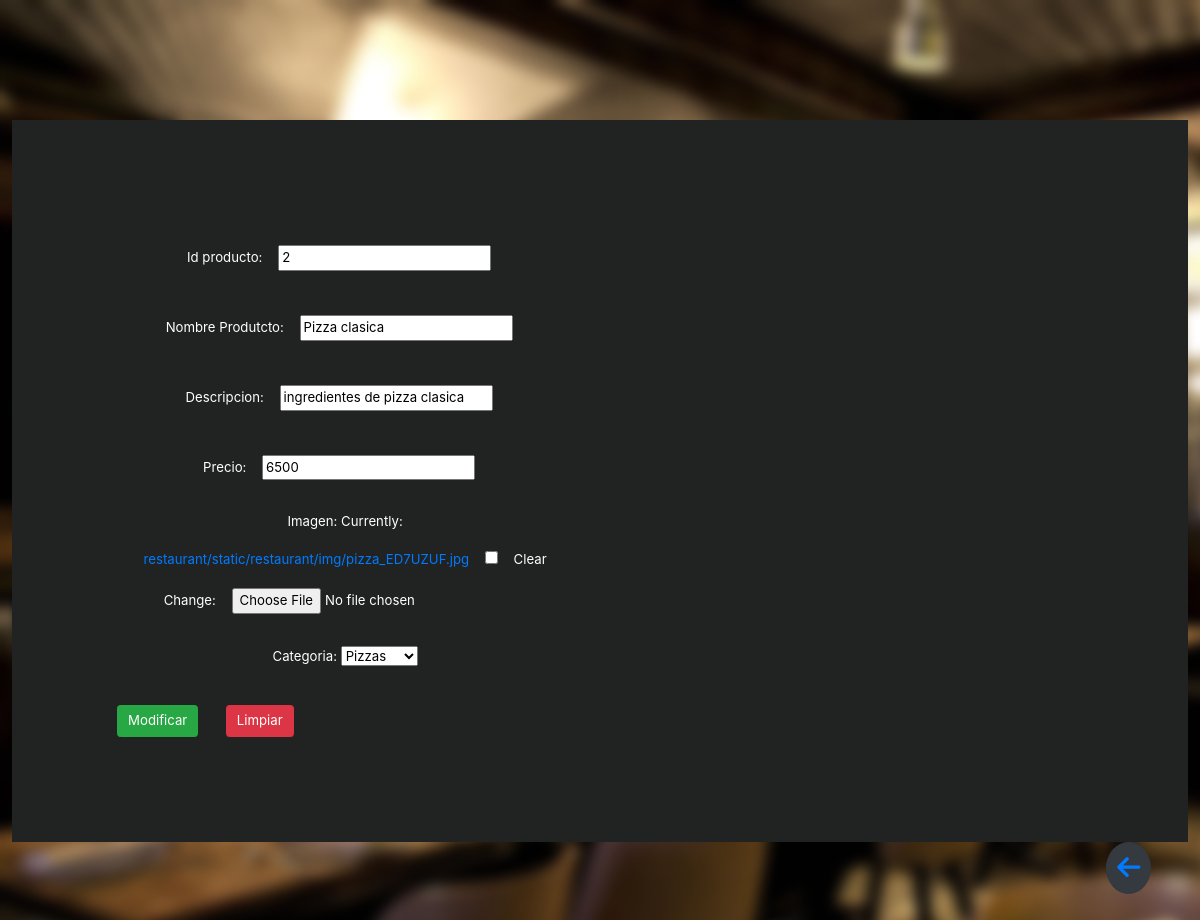
The page /editar/2 (signed in) on the database as committed earlier.
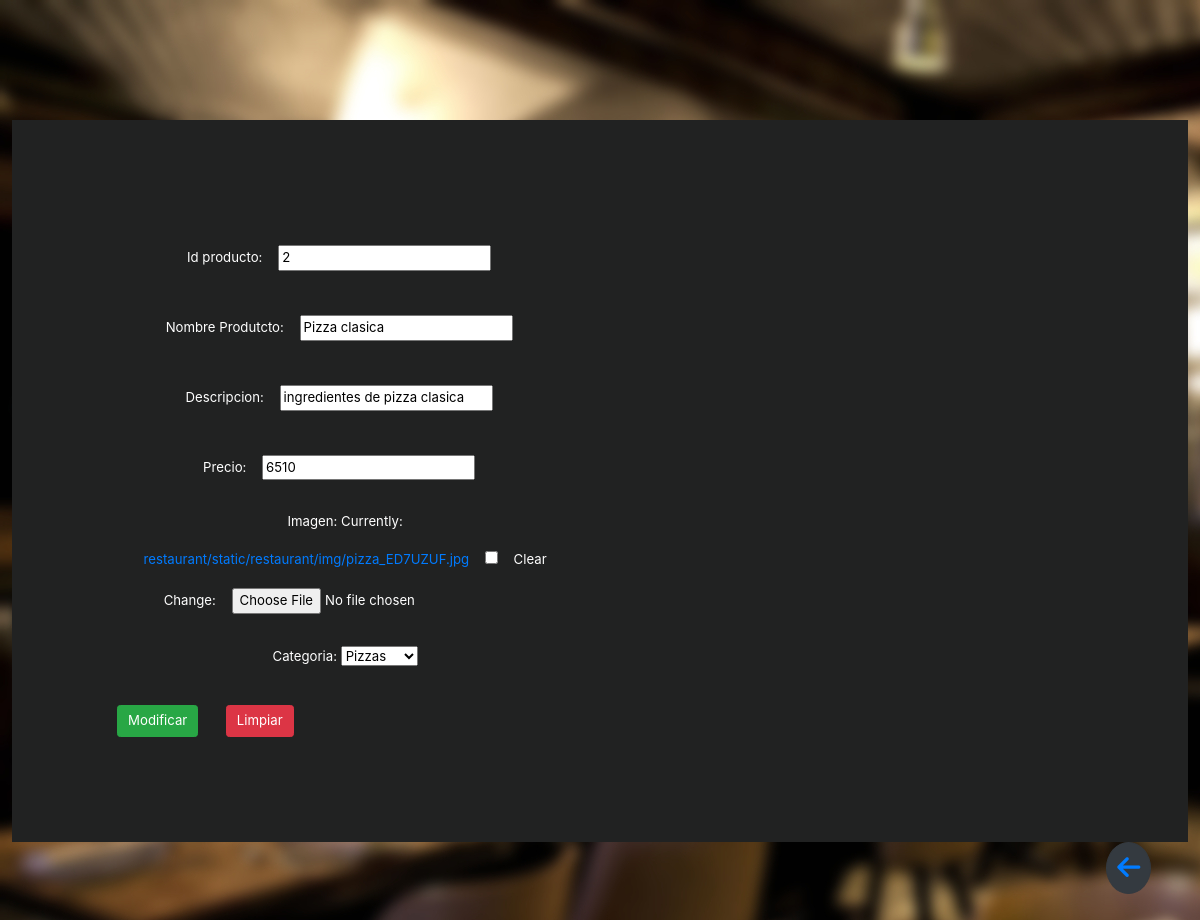
The same page on the database as committed later.
### restaurant/models.py (models this page shows, shortened)
class Producto(models.Model):
    cod_prod= models.IntegerField( primary_key=True, verbose_name='id producto')
    nombre=models.CharField(max_length=25,verbose_name='Nombre Produtcto')
    desc= models.CharField(max_length=144, verbose_name="Descripcion")
    precio= models.IntegerField(verbose_name='precio')
    img=models.ImageField(upload_to = 'restaurant/static/restaurant/img/',null=True,verbose_name='Imagen',blank=True)
    categoria=models.ForeignKey(Comida,null=True,on_delete=models.CASCADE)

### restaurant/views.py (the view, shortened to what this page needs)
# urls.py: path('editar/<id>',form_mod_producto,name='form_mod_producto'),
@user_passes_test(is_staff)
def form_mod_producto(request,id):
    producto=Producto.objects.get(cod_prod=id)
    datos={
        'form':ProductoForm(instance=producto)
    }
    return render(request,'restaurant/editar.html',datos)

### restaurant/forms.py
class ProductoForm(ModelForm):
    class Meta:
        model = Producto
        fields = ['cod_prod','nombre', 'desc', 'precio','img','categoria']

### restaurant/models.py (called while the page is built)
    def __str__(self):
        return self.tipoProducto

### restaurant/views.py (called while the page is built)
def is_staff(user):
    return (user.is_authenticated and user.is_superuser)

### restaurant/templates/restaurant/editar.html (shortened to what this page needs)
{% load static%}
<!DOCTYPE html>
<html lang="en">
<head>
    <link rel="stylesheet" href="https://cdn.jsdelivr.net/npm/bootstrap@4.3.1/dist/css/bootstrap.min.css">
    <link rel="stylesheet" href="https://use.fontawesome.com/c6fde4fad8.css">
    <link rel="stylesheet" type="text/css" href="{%static 'restaurant/css/estilo.css'%}">
</head>
<body class="fondolista">
    <div class="fixed-bottom show" id="flechita">
        <button class="btn btn-dark" id="flecha">
            <a href="{% url 'vista_admin'%}" class="fa fa-arrow-left"></a>
        </button>
    </div>
    <main>
        <form method="POST" action="" id="formulario" enctype="multipart/form-data">
            <div class="form_group row">
                <div class="col-6">
                    {{form.as_p}}
                </div>
            </div>
            <input type="submit" class="btn btn-success" id="enviar" value="Modificar">
            <input type="reset" class="btn btn-danger" id="limpiar" value="Limpiar">
        </form>
    </main>
</body>
</html>

### restaurant/static/restaurant/css/estilo.css (style rules this page uses)
html, body { height: 100%; }
main { padding: 1%; margin: 1vw; margin-top: 10%; background: #212222; color: white; position: relative; padding: 1rem; }
body { background-color: #7e4f4f; color: #fffcf7; }
@media (min-width:320px) { ht html, body { height: 100%; font-size: 1rem; } }
@media (min-width:320px) { #flechita, #flechitaMenu { width: 100px; float: right; margin: 1rem; padding: 1rem; left: 70vw; } }
@media (min-width:768px) { ht html, body { height: 100%; font-size: 2vw; } }
@media (min-width:768px) { main p { text-align: justify; margin: 20px; } }
@media (min-width:768px) { #flechita, #flechitaMenu { width: 100px; float: right; margin: 1rem; padding: 1rem; left: 75vw; } }
@media (min-width:992px) { ht html, body { height: 100%; font-size: 1.6vw; } }
@media (min-width:992px) { main p { text-align: center; margin: 20px; } }
@media (min-width:992px) { #flechita, #flechitaMenu { width: 100px; float: right; margin: 1rem; padding: 1rem; left: 85vw; } }
@media (min-width:1100px) { html, body { height: 100%; font-size: 1.1vw; } }
@media (min-width:1100px) { main p { text-align: center; margin: 20px; } }
@media (min-width:1100px) { #flechita, #flechitaMenu { width: 100px; float: right; margin: 1rem; padding: 1rem; left: 90vw; } }
input { margin: 1vw; }
.show { opacity: 1; left: 0; }
#flecha, #flechaMenu { border-radius: 100%; font-size: 2rem; }
#formulario { margin: 5vh; padding: 5vh; justify-content: center; }
.fondolista { min-width: 100%; background-image: url('../img/fondolista.jpg'); object-fit: fill; border: 0; align-items: center; }

Rows that differ between the two databases and show on the page:
changed Producto "Pizza clasica": precio "6500" → "6510"
